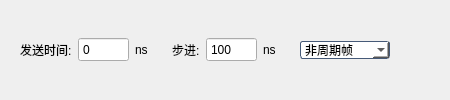
          <widget class="QWidget" name="widget_5" native="true">
           <property name="styleSheet">
            <string notr="true">#widget_5{
background-color: rgb(255, 255, 255);
border:1px solid rgb(70,90,120);
border-radius:3px;
}</string>
           </property>
           <layout class="QGridLayout" name="gridLayout_4">
            <item row="0" column="2">
             <widget class="QWidget" name="widget_7" native="true">
              <layout class="QGridLayout" name="gridLayout_3">
               <item row="0" column="1">
                <spacer name="horizontalSpacer_5">
                 <property name="orientation">
                  <enum>Qt::Horizontal</enum>
                 </property>
                 <property name="sizeHint" stdset="0">
                  <size>
                   <width>40</width>
                   <height>20</height>
                  </size>
                 </property>
                </spacer>
               </item>
               <item row="0" column="0">
                <widget class="QComboBox" name="comboBox_time">
                 <property name="minimumSize">
                  <size>
                   <width>90</width>
                   <height>0</height>
                  </size>
                 </property>
                 <property name="styleSheet">
                  <string notr="true">border:1px solid rgb(70,90,120);
color: rgb(0,0,0);
border-radius:3px;
font: 75 11pt &quot;微软雅黑&quot;;
background-color: rgb(255,255,255);
</string>
                 </property>
                 <item>
                  <property name="text">
                   <string>非周期帧</string>
                  </property>
                 </item>
                 <item>
                  <property name="text">
                   <string>周期帧</string>
                  </property>
                 </item>
                </widget>
               </item>
              </layout>
             </widget>
            </item>
            <item row="0" column="0">
             <widget class="QWidget" name="widget_2" native="true">
              <layout class="QGridLayout" name="gridLayout">
               <item row="0" column="2">
                <widget class="QLabel" name="label_2">
                 <property name="text">
                  <string>ns</string>
                 </property>
                </widget>
               </item>
               <item row="0" column="0">
                <widget class="QLabel" name="label">
                 <property name="text">
                  <string>发送时间:</string>
                 </property>
                </widget>
               </item>
               <item row="0" column="1">
                <widget class="QSpinBox" name="spinBox_start">
                 <property name="minimumSize">
                  <size>
                   <width>50</width>
                   <height>25</height>
                  </size>
                 </property>
                 <property name="buttonSymbols">
                  <enum>QAbstractSpinBox::NoButtons</enum>
                 </property>
                 <property name="maximum">
                  <number>100000000</number>
                 </property>
                </widget>
               </item>
              </layout>
             </widget>
            </item>
            <item row="0" column="1">
             <widget class="QWidget" name="widget_3" native="true">
              <layout class="QGridLayout" name="gridLayout_2">
               <item row="0" column="0">
                <widget class="QLabel" name="label_4">
                 <property name="text">
                  <string>步进:</string>
                 </property>
                </widget>
               </item>
               <item row="0" column="1">
                <widget class="QSpinBox" name="spinBox_step">
                 <property name="minimumSize">
                  <size>
                   <width>50</width>
                   <height>25</height>
                  </size>
                 </property>
                 <property name="buttonSymbols">
                  <enum>QAbstractSpinBox::NoButtons</enum>
                 </property>
                 <property name="maximum">
                  <number>1000000000</number>
                 </property>
                 <property name="value">
                  <number>100</number>
                 </property>
                </widget>
               </item>
               <item row="0" column="2">
                <widget class="QLabel" name="label_5">
                 <property name="text">
                  <string>ns</string>
                 </property>
                </widget>
               </item>
              </layout>
             </widget>
            </item>
           </layout>
          </widget>
